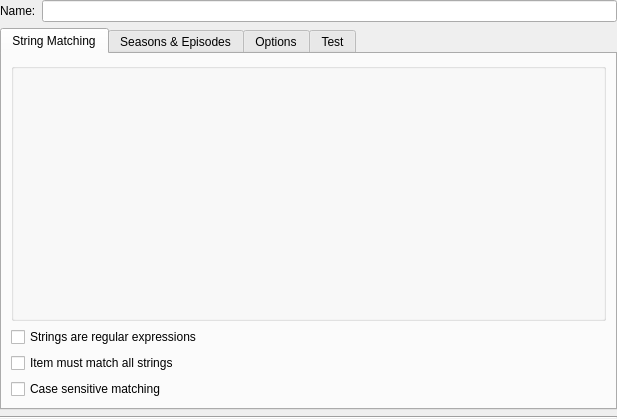
<ui version="4.0" >
 <class>FilterEditor</class>
 <widget class="QWidget" name="FilterEditor" >
  <property name="geometry" >
   <rect>
    <x>0</x>
    <y>0</y>
    <width>617</width>
    <height>419</height>
   </rect>
  </property>
  <layout class="QVBoxLayout" name="verticalLayout_4" >
   <property name="margin" >
    <number>0</number>
   </property>
   <item>
    <layout class="QHBoxLayout" name="horizontalLayout" >
     <item>
      <widget class="QLabel" name="label" >
       <property name="text" >
        <string>Name:</string>
       </property>
      </widget>
     </item>
     <item>
      <widget class="QLineEdit" name="m_name" />
     </item>
    </layout>
   </item>
   <item>
    <widget class="QTabWidget" name="tabWidget" >
     <property name="currentIndex" >
      <number>0</number>
     </property>
     <widget class="QWidget" name="tab" >
      <attribute name="title" >
       <string>String Matching</string>
      </attribute>
      <layout class="QVBoxLayout" name="verticalLayout_2" >
       <item>
        <widget class="KEditListBox" name="m_word_matches" >
         <property name="toolTip" >
          <string>&lt;!DOCTYPE HTML PUBLIC "-//W3C//DTD HTML 4.0//EN" "http://www.w3.org/TR/REC-html40/strict.dtd">
&lt;html>&lt;head>&lt;meta name="qrichtext" content="1" />&lt;style type="text/css">
p, li { white-space: pre-wrap; }
&lt;/style>&lt;/head>&lt;body style=" font-family:'OpenSymbol'; font-size:8pt; font-weight:400; font-style:normal;">
&lt;p style=" margin-top:0px; margin-bottom:0px; margin-left:0px; margin-right:0px; -qt-block-indent:0; text-indent:0px;">The string to find in the title of an item. Simple wildcard syntax is supported :&lt;/p>
&lt;p style="-qt-paragraph-type:empty; margin-top:0px; margin-bottom:0px; margin-left:0px; margin-right:0px; -qt-block-indent:0; text-indent:0px;">&lt;/p>
&lt;p style="-qt-paragraph-type:empty; margin-top:0px; margin-bottom:0px; margin-left:0px; margin-right:0px; -qt-block-indent:0; text-indent:0px;">&lt;/p>
&lt;table border="0" style=" margin-top:0px; margin-bottom:0px; margin-left:0px; margin-right:0px;" align="center" cellspacing="1" cellpadding="2">
&lt;tr>
&lt;td style=" vertical-align:top;">
&lt;p style=" margin-top:0px; margin-bottom:0px; margin-left:0px; margin-right:0px; -qt-block-indent:0; text-indent:0px; color:#000000;">&lt;span style=" font-weight:600;">c&lt;/span>&lt;/p>&lt;/td>
&lt;td style=" vertical-align:top;">
&lt;p style=" margin-top:0px; margin-bottom:0px; margin-left:0px; margin-right:0px; -qt-block-indent:0; text-indent:0px;">Any character represents itself apart from those mentioned below. Thus &lt;span style=" font-weight:600;">c&lt;/span> matches the character &lt;span style=" font-style:italic;">c&lt;/span>.&lt;/p>&lt;/td>&lt;/tr>
&lt;tr>
&lt;td style=" vertical-align:top;">
&lt;p style=" margin-top:0px; margin-bottom:0px; margin-left:0px; margin-right:0px; -qt-block-indent:0; text-indent:0px; color:#000000;">&lt;span style=" font-weight:600;">?&lt;/span>&lt;/p>&lt;/td>
&lt;td style=" vertical-align:top;">
&lt;p style=" margin-top:0px; margin-bottom:0px; margin-left:0px; margin-right:0px; -qt-block-indent:0; text-indent:0px; color:#000000;">Matches any single character. &lt;/p>&lt;/td>&lt;/tr>
&lt;tr>
&lt;td style=" vertical-align:top;">
&lt;p style=" margin-top:0px; margin-bottom:0px; margin-left:0px; margin-right:0px; -qt-block-indent:0; text-indent:0px; color:#000000;">&lt;span style=" font-weight:600;">*&lt;/span>&lt;/p>&lt;/td>
&lt;td style=" vertical-align:top;">
&lt;p style=" margin-top:0px; margin-bottom:0px; margin-left:0px; margin-right:0px; -qt-block-indent:0; text-indent:0px; color:#000000;">Matches zero or more of any characters.&lt;/p>&lt;/td>&lt;/tr>
&lt;tr>
&lt;td style=" vertical-align:top;">
&lt;p style=" margin-top:0px; margin-bottom:0px; margin-left:0px; margin-right:0px; -qt-block-indent:0; text-indent:0px; color:#000000;">&lt;span style=" font-weight:600;">[...]&lt;/span>&lt;/p>&lt;/td>
&lt;td style=" vertical-align:top;">
&lt;p style=" margin-top:0px; margin-bottom:0px; margin-left:0px; margin-right:0px; -qt-block-indent:0; text-indent:0px; color:#000000;">Sets of characters can be represented in square brackets. Within the character class, like outside, backslash has no special meaning.&lt;/p>&lt;/td>&lt;/tr>&lt;/table>
&lt;p style=" margin-top:12px; margin-bottom:12px; margin-left:0px; margin-right:0px; -qt-block-indent:0; text-indent:0px; color:#000000;">For example the *.torrent will match any item which ends in .torrent. &lt;/p>&lt;/body>&lt;/html></string>
         </property>
         <property name="title" >
          <string/>
         </property>
         <property name="buttons" >
          <set>KEditListBox::Add|KEditListBox::Remove</set>
         </property>
        </widget>
       </item>
       <item>
        <widget class="QCheckBox" name="m_reg_exp_syntax" >
         <property name="toolTip" >
          <string>By default strings will use wildcard matching. If you want to use regular expressions, this needs to be enabled.</string>
         </property>
         <property name="text" >
          <string>Strings are regular expressions</string>
         </property>
        </widget>
       </item>
       <item>
        <widget class="QCheckBox" name="m_all_words_must_match" >
         <property name="text" >
          <string>Item must match all strings</string>
         </property>
        </widget>
       </item>
       <item>
        <widget class="QCheckBox" name="m_match_case_sensitive" >
         <property name="text" >
          <string>Case sensitive matching</string>
         </property>
        </widget>
       </item>
      </layout>
     </widget>
     <widget class="QWidget" name="tab_2" >
      <attribute name="title" >
       <string>Seasons &amp;&amp; Episodes</string>
      </attribute>
      <layout class="QVBoxLayout" name="verticalLayout" >
       <item>
        <widget class="QCheckBox" name="m_use_se_matching" >
         <property name="text" >
          <string>Use season and episode matching</string>
         </property>
        </widget>
       </item>
       <item>
        <layout class="QGridLayout" name="gridLayout_2" >
         <item row="0" column="0" >
          <widget class="QLabel" name="label_3" >
           <property name="text" >
            <string>Seasons: </string>
           </property>
          </widget>
         </item>
         <item row="0" column="1" >
          <widget class="QLineEdit" name="m_seasons" >
           <property name="toolTip" >
            <string>Specify the seasons to download, multiple seasons can be separated by a , and you can also use ranges by using a -

For example: 1, 3-6, 9

Will download seasons 1, 3, 4, 5, 6 and 9</string>
           </property>
          </widget>
         </item>
         <item row="1" column="0" >
          <widget class="QLabel" name="label_4" >
           <property name="text" >
            <string>Episodes:</string>
           </property>
          </widget>
         </item>
         <item row="1" column="1" >
          <widget class="QLineEdit" name="m_episodes" >
           <property name="toolTip" >
            <string>Specify the episodes to download, multiple episodes can be separated by a , and you can also use ranges by using a -

For example: 1, 3-6, 9

Will download episodes 1, 3, 4, 5, 6 and 9</string>
           </property>
          </widget>
         </item>
        </layout>
       </item>
       <item>
        <widget class="QCheckBox" name="m_se_no_duplicates" >
         <property name="text" >
          <string>Do not download multiple items with the same season and episode</string>
         </property>
        </widget>
       </item>
       <item>
        <spacer name="verticalSpacer" >
         <property name="orientation" >
          <enum>Qt::Vertical</enum>
         </property>
         <property name="sizeHint" stdset="0" >
          <size>
           <width>20</width>
           <height>40</height>
          </size>
         </property>
        </spacer>
       </item>
      </layout>
     </widget>
     <widget class="QWidget" name="tab_3" >
      <attribute name="title" >
       <string>Options</string>
      </attribute>
      <layout class="QVBoxLayout" name="verticalLayout_3" >
       <item>
        <widget class="QCheckBox" name="m_download_matches" >
         <property name="text" >
          <string>Download torrents of matching items</string>
         </property>
        </widget>
       </item>
       <item>
        <widget class="QCheckBox" name="m_download_non_matches" >
         <property name="text" >
          <string>Download torrents of non matching items</string>
         </property>
        </widget>
       </item>
       <item>
        <layout class="QHBoxLayout" name="horizontalLayout_2" >
         <item>
          <widget class="QCheckBox" name="m_add_to_group" >
           <property name="text" >
            <string>Add to group:</string>
           </property>
          </widget>
         </item>
         <item>
          <widget class="QComboBox" name="m_group" >
           <property name="sizePolicy" >
            <sizepolicy vsizetype="Fixed" hsizetype="Expanding" >
             <horstretch>0</horstretch>
             <verstretch>0</verstretch>
            </sizepolicy>
           </property>
          </widget>
         </item>
         <item>
          <spacer name="horizontalSpacer" >
           <property name="orientation" >
            <enum>Qt::Horizontal</enum>
           </property>
           <property name="sizeHint" stdset="0" >
            <size>
             <width>40</width>
             <height>20</height>
            </size>
           </property>
          </spacer>
         </item>
        </layout>
       </item>
       <item>
        <layout class="QHBoxLayout" name="horizontalLayout_3" >
         <item>
          <widget class="QCheckBox" name="m_use_custom_download_location" >
           <property name="text" >
            <string>Download to:</string>
           </property>
          </widget>
         </item>
         <item>
          <widget class="KUrlRequester" name="m_custom_download_location" />
         </item>
        </layout>
       </item>
       <item>
        <widget class="QCheckBox" name="m_silently" >
         <property name="text" >
          <string>Open torrents silently</string>
         </property>
        </widget>
       </item>
       <item>
        <spacer name="verticalSpacer_2" >
         <property name="orientation" >
          <enum>Qt::Vertical</enum>
         </property>
         <property name="sizeHint" stdset="0" >
          <size>
           <width>20</width>
           <height>174</height>
          </size>
         </property>
        </spacer>
       </item>
      </layout>
     </widget>
     <widget class="QWidget" name="tab_4" >
      <attribute name="title" >
       <string>Test</string>
      </attribute>
      <layout class="QVBoxLayout" name="verticalLayout_5" >
       <item>
        <layout class="QHBoxLayout" name="horizontalLayout_5" >
         <item>
          <widget class="QPushButton" name="m_test" >
           <property name="text" >
            <string>Test</string>
           </property>
          </widget>
         </item>
         <item>
          <widget class="QLabel" name="label_2" >
           <property name="text" >
            <string>filter on feed:</string>
           </property>
          </widget>
         </item>
         <item>
          <widget class="QComboBox" name="m_feed" />
         </item>
         <item>
          <spacer name="horizontalSpacer_2" >
           <property name="orientation" >
            <enum>Qt::Horizontal</enum>
           </property>
           <property name="sizeHint" stdset="0" >
            <size>
             <width>40</width>
             <height>20</height>
            </size>
           </property>
          </spacer>
         </item>
        </layout>
       </item>
       <item>
        <widget class="QTreeView" name="m_test_results" >
         <property name="sizePolicy" >
          <sizepolicy vsizetype="Expanding" hsizetype="Expanding" >
           <horstretch>0</horstretch>
           <verstretch>0</verstretch>
          </sizepolicy>
         </property>
         <property name="maximumSize" >
          <size>
           <width>16777215</width>
           <height>16777215</height>
          </size>
         </property>
         <property name="rootIsDecorated" >
          <bool>false</bool>
         </property>
        </widget>
       </item>
      </layout>
     </widget>
    </widget>
   </item>
   <item>
    <widget class="Line" name="line" >
     <property name="orientation" >
      <enum>Qt::Horizontal</enum>
     </property>
    </widget>
   </item>
  </layout>
 </widget>
 <customwidgets>
  <customwidget>
   <class>KEditListBox</class>
   <extends>QGroupBox</extends>
   <header>keditlistbox.h</header>
  </customwidget>
  <customwidget>
   <class>KUrlRequester</class>
   <extends>QFrame</extends>
   <header>kurlrequester.h</header>
  </customwidget>
 </customwidgets>
 <resources/>
 <connections>
  <connection>
   <sender>m_use_se_matching</sender>
   <signal>toggled(bool)</signal>
   <receiver>m_seasons</receiver>
   <slot>setEnabled(bool)</slot>
   <hints>
    <hint type="sourcelabel" >
     <x>57</x>
     <y>79</y>
    </hint>
    <hint type="destinationlabel" >
     <x>104</x>
     <y>107</y>
    </hint>
   </hints>
  </connection>
  <connection>
   <sender>m_use_se_matching</sender>
   <signal>toggled(bool)</signal>
   <receiver>m_episodes</receiver>
   <slot>setEnabled(bool)</slot>
   <hints>
    <hint type="sourcelabel" >
     <x>37</x>
     <y>79</y>
    </hint>
    <hint type="destinationlabel" >
     <x>101</x>
     <y>138</y>
    </hint>
   </hints>
  </connection>
  <connection>
   <sender>m_add_to_group</sender>
   <signal>toggled(bool)</signal>
   <receiver>m_group</receiver>
   <slot>setEnabled(bool)</slot>
   <hints>
    <hint type="sourcelabel" >
     <x>75</x>
     <y>140</y>
    </hint>
    <hint type="destinationlabel" >
     <x>188</x>
     <y>139</y>
    </hint>
   </hints>
  </connection>
  <connection>
   <sender>m_use_custom_download_location</sender>
   <signal>toggled(bool)</signal>
   <receiver>m_custom_download_location</receiver>
   <slot>setEnabled(bool)</slot>
   <hints>
    <hint type="sourcelabel" >
     <x>96</x>
     <y>165</y>
    </hint>
    <hint type="destinationlabel" >
     <x>150</x>
     <y>167</y>
    </hint>
   </hints>
  </connection>
  <connection>
   <sender>m_use_se_matching</sender>
   <signal>toggled(bool)</signal>
   <receiver>m_se_no_duplicates</receiver>
   <slot>setEnabled(bool)</slot>
   <hints>
    <hint type="sourcelabel" >
     <x>73</x>
     <y>92</y>
    </hint>
    <hint type="destinationlabel" >
     <x>51</x>
     <y>183</y>
    </hint>
   </hints>
  </connection>
 </connections>
</ui>
